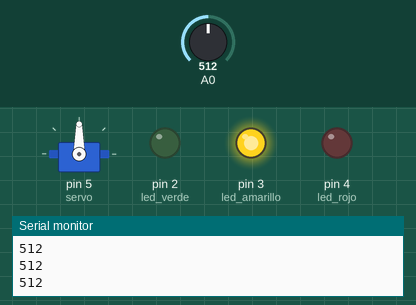
This sketch was run on a simulated Arduino Uno, built with avr-gcc and run on an emulated ATmega328P. Parts: servo, output pins drawn as LEDs (lit = HIGH), the last lines printed to the serial monitor. The inputs (shaded band) are chosen by the test bench; at power-on: A0 = 512.

Above: at 1.2 s.
1.3 s: A0 set to 566
2.8 s: A0 set to 592
At 4.0 s:
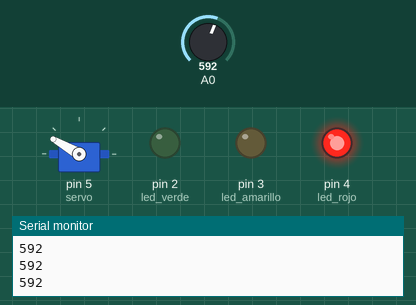
4.3 s: A0 set to 280
At 5.2 s:
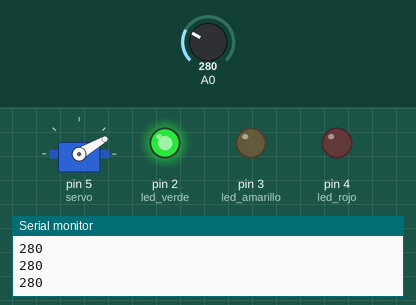
5.8 s: A0 set to 297
At 6.4 s:
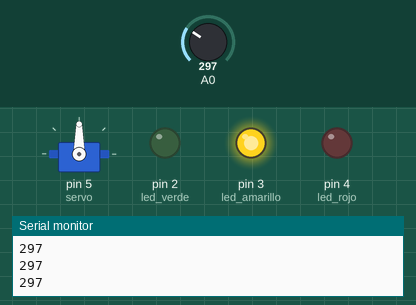
7.3 s: A0 set to 122
At 8.7 s:
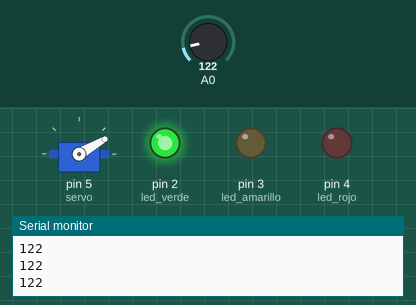
Timing chart, 0 to 9.8 s (numbered marks = the images above; inputs shaded):
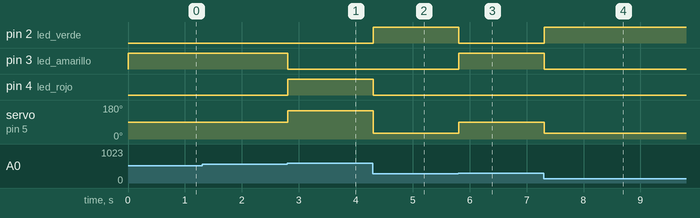

Measured:
- the behaviour switches between 580 and 581 on A0 (found by bisection; images 0 and 1)
- the behaviour switches between 289 and 290 on A0 (found by bisection; images 2 and 3)
- after the input at 2.8 s, pin 3 (led_amarillo): HIGH → LOW at once; pin 4 (led_rojo): LOW → HIGH at once; servo on pin 5 (servo): 90° → 150° at once
- after the input at 4.3 s, pin 2 (led_verde): LOW → HIGH at once; pin 4 (led_rojo): HIGH → LOW at once; servo on pin 5 (servo): 150° → 30° at once
- after the input at 5.8 s, pin 2 (led_verde): HIGH → LOW at once; pin 3 (led_amarillo): LOW → HIGH at once; servo on pin 5 (servo): 30° → 90° at once
- after the input at 7.3 s, pin 2 (led_verde): LOW → HIGH at once; pin 3 (led_amarillo): HIGH → LOW at once; servo on pin 5 (servo): 90° → 30° at once

The sketch:

indicador_de_luz.ino
```cpp
#include <Servo.h>

Servo servo;

const int led_verde = 2;
const int led_amarillo = 3;
const int led_rojo = 4;

void setup()
{
  servo.attach(5);

  pinMode(led_verde, OUTPUT);
  pinMode(led_amarillo, OUTPUT);
  pinMode(led_rojo, OUTPUT);

  Serial.begin(9600);
}

void loop()
{
  //Leds
  int sensor = analogRead(A0);
  Serial.println(sensor);

  if(sensor < 290)//Baja
  {
    digitalWrite(led_verde,HIGH);
    digitalWrite(led_amarillo,LOW);
    digitalWrite(led_rojo,LOW);

  servo.write(30);
  delay(10);
  }
  else if(sensor >= 290 and sensor <= 580){ //Normal
    digitalWrite(led_verde,LOW);
    digitalWrite(led_amarillo,HIGH);
    digitalWrite(led_rojo,LOW);

  servo.write(90);
  delay(10);
  }else{ // Cuidado
    digitalWrite(led_verde,LOW);
    digitalWrite(led_amarillo,LOW);
    digitalWrite(led_rojo,HIGH);

  servo.write(150);
  delay(10);
  }

}
```
